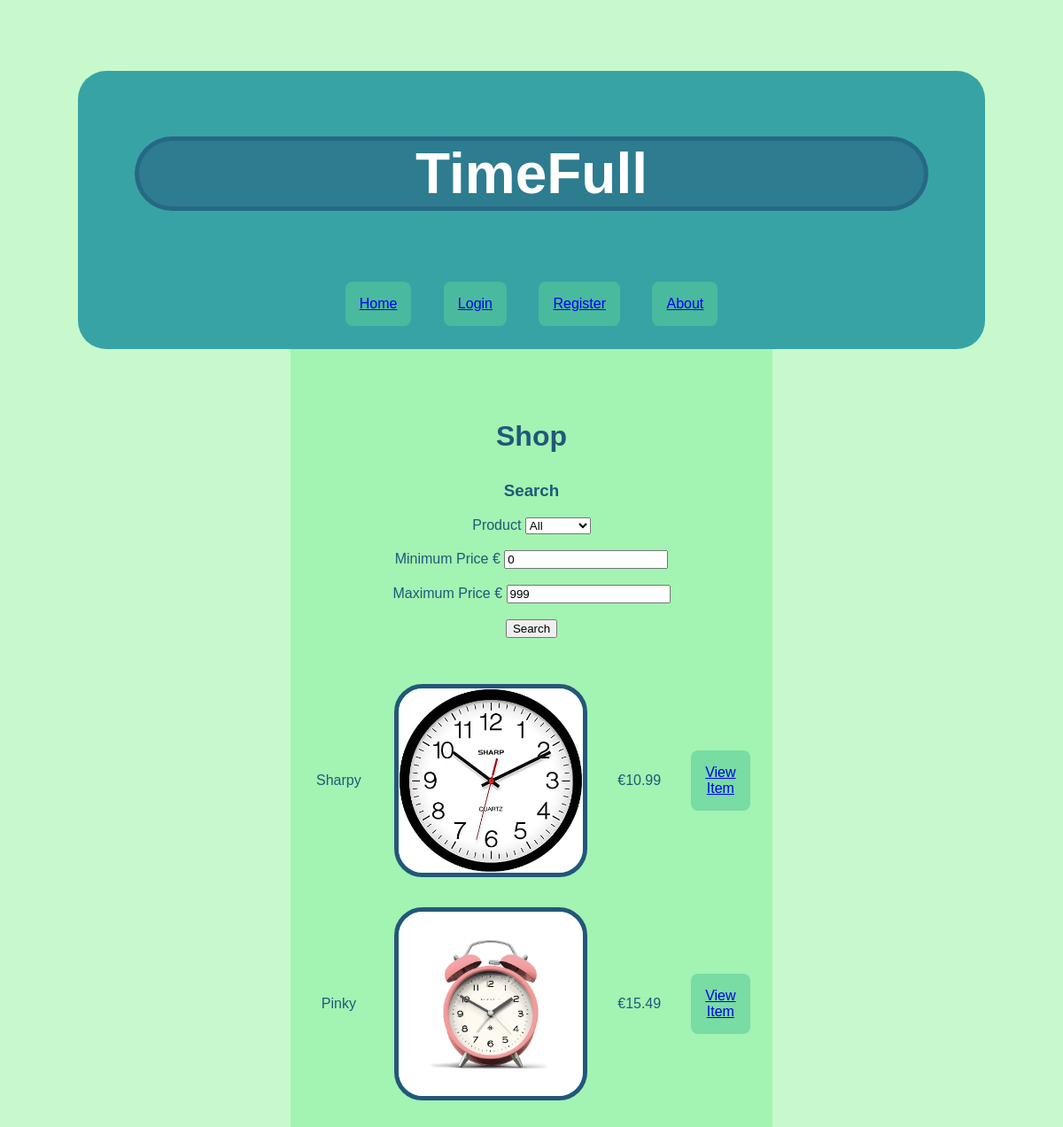
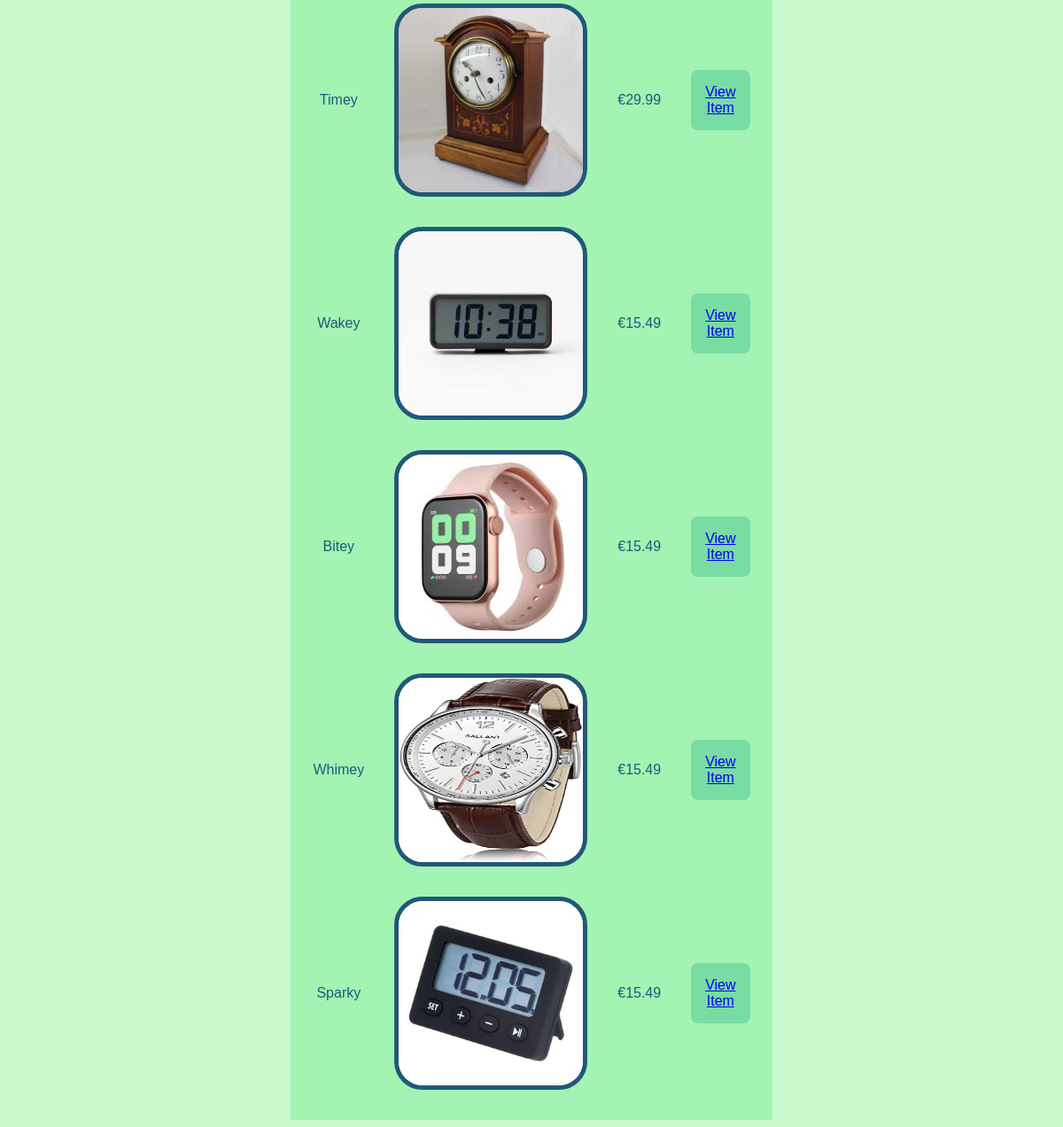
Screenshot of /clocks with the database file from the repository (2 pictures, top to bottom).
### tables this page shows
CREATE TABLE products (
    id INTEGER PRIMARY KEY AUTOINCREMENT,
    name TEXT,
    price REAL,
    item_id INTEGER,
    description TEXT,
    image TEXT,
    tag TEXT,
    stock INTEGER
);

### app.py (the view)
@app.route("/clocks", methods=["GET", "POST"])
def clocks():
    form = SearchForm()
    db = get_db()
    clocks = db.execute("""SELECT *
                           FROM products;""", ()).fetchall()
    search_result = []
    if form.validate_on_submit():
        attribute = form.attribute.data
        max_price = form.max_price.data
        min_price = form.min_price.data
        db = get_db()
        if attribute == "All":
            search_result = db.execute("""SELECT *
                                          FROM products
                                          WHERE price BETWEEN ? AND ?;""", (min_price, max_price)).fetchall()
        else:
            search_result = db.execute("""SELECT *
                                          FROM products
                                          WHERE tag = ? AND price BETWEEN ? AND ?;""", (attribute, min_price, max_price)).fetchall()
    else:
        attribute = ""
        max_price = ""
        min_price = ""
    return(render_template("HomePage.html", clocks=clocks, form=form, attribute=attribute, max_price=max_price, min_price=min_price, search_result=search_result))

### forms.py
class SearchForm(FlaskForm):
    attribute = SelectField('Product', choices=[
        ('All', 'All'),
        ('C', 'Clocks'),
        ('W', 'Watches')])
    min_price  = StringField("Minimum Price € ", default="0")
    max_price  = StringField("Maximum Price € ", default="999")
    submit = SubmitField("Search")

### app.py (called while the page is built)
@app.before_request
def load_logged_in_user():
    g.user = session.get("username", None)
    session['logged_in'] = 'username' in session

### database.py (called while the page is built)
def get_db():
    if "db" not in g:
        g.db = sqlite3.connect(DATABASE,
            detect_types=sqlite3.PARSE_DECLTYPES
        )
        g.db.row_factory = sqlite3.Row
    return g.db

### templates/HomePage.html (shortened to what this page needs)
{% extends "base.html" %}
{% block main_content %}
<h1>Shop</h1>
<h3>Search</h3>
<form action="" method="POST" novalidate>
    {{ form.attribute.label }}
    {{ form.attribute() }}
    <br>
    <br>
    {{ form.min_price.label }}
    {{ form.min_price() }}
    <br>
    <br>
    {{ form.max_price.label }}
    {{ form.max_price() }}
    <br>
    <br>
    {{ form.submit }}
    <br>
    <br>
{% if search_result %}
<table id="homepage">
    {% for clock in search_result %}
    <tr>
        <td>{{ clock["name"] }}</td>
        <td><img src="../static/images/{{ clock['image'] }}"></td>
        <td>€{{ clock["price"] }}</td>
        <td><a href="{{ url_for('item', item_id = clock['item_id']) }}">View Item</a></td>
    </tr>
    {% endfor %}
</table>
{% else %}
<table id="homepage">
    {% for clock in clocks %}
    <tr>
        <td>{{ clock["name"] }}</td>
        <td><img src="../static/images/{{ clock['image'] }}"></td>
        <td>€{{ clock["price"] }}</td>
        <td><a href="{{ url_for('item', item_id = clock['item_id']) }}">View Item</a></td>
    </tr>
    {% endfor %}
</table>
{% endif %}
{% endblock %}

### templates/base.html (shortened to what this page needs)
<!DOCTYPE html>
<html lang="en" >
<head>
<link rel="stylesheet" href="../static/styles/styles.css" />
</head>
<header id="base_header">
    <h1>TimeFull</h1>
    <a href="{{ url_for('clocks') }}">Home</a>
    {% if not session.logged_in %}
        <a href="{{ url_for('login') }}">Login</a>
        <a href="{{ url_for('register') }}">Register</a>
    {% else %}
        <a href="{{ url_for('cart') }}">View My Cart</a>
        <a href="{{ url_for('add_review') }}">Write a Review</a>
            <a href="{{ url_for('profile_viewer') }}">My Profile</a>
            <a href="{{ url_for('logout') }}">Logout</a>
    {% endif %}
    <a href="{{ url_for('dev') }}">About</a>
</header>
<body>
<div id="central">
{% block main_content %}
{% endblock %}
</div>
</body>
</html>

### static/styles/styles.css (style rules this page uses)
html { border-radius: 2; }
body { font-family: Arial, sans-serif; background-color: #C7F9CC; color: #22577a; text-align: center; border-radius: 2; }
h1 { margin: 1em; }
header h1 { font-size: 4em; border: 5px solid, #22577a80; border-radius: 2em; background-color: #22577a80; }
#base_header a { margin: 1em; display: inline-block; justify-content: center; }
header { background-color: #38A3A5; color: white; padding: 10px 0; text-align: center; border-radius: 2em; margin: 5em; }
td { padding: 1em; }
img { display: block; margin: auto; width: 13em; height: 13em; border: 5px solid #22577a; border-radius: 2em; }
table { display: grid; justify-content: center; align-items: center; }
a { display: flex; justify-content: center; align-items: center; padding: 1em; display: inline-block; background-color: #57cc9990; border-radius: 0.5em; }
td { font-size: 1em; }
#homepage { display: grid; grid-template-columns: 3; gap: 1em; padding: 1em; }
#homepage img { display: grid; }
#central { margin-left: 20em; margin-right: 20em; margin-top: -5em; background-color: #80ed9980; padding-top: 3em; }

### rows the page displays
products: name "Sharpy", image (picture), price "10.99"
products: name "Pinky", image (picture), price "15.49"
products: name "Timey", image (picture), price "29.99"
products: name "Wakey", image (picture), price "15.49"
products: name "Bitey", image (picture), price "15.49"
products: name "Whimey", image (picture), price "15.49"
products: name "Sparky", image (picture), price "15.49"
